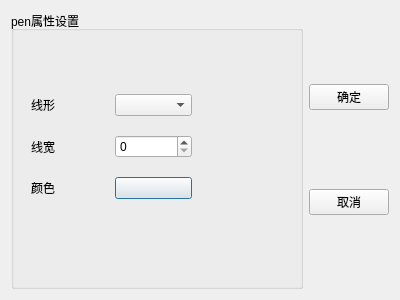
<?xml version="1.0" encoding="UTF-8"?>
<ui version="4.0">
 <class>QWDialogPen</class>
 <widget class="QDialog" name="QWDialogPen">
  <property name="geometry">
   <rect>
    <x>0</x>
    <y>0</y>
    <width>400</width>
    <height>300</height>
   </rect>
  </property>
  <property name="windowTitle">
   <string>Dialog</string>
  </property>
  <layout class="QHBoxLayout" name="horizontalLayout" stretch="1,0">
   <item>
    <widget class="QGroupBox" name="groupBox">
     <property name="title">
      <string>pen属性设置</string>
     </property>
     <widget class="QWidget" name="">
      <property name="geometry">
       <rect>
        <x>20</x>
        <y>70</y>
        <width>161</width>
        <height>131</height>
       </rect>
      </property>
      <layout class="QGridLayout" name="gridLayout">
       <item row="0" column="0">
        <widget class="QLabel" name="label">
         <property name="text">
          <string>线形</string>
         </property>
        </widget>
       </item>
       <item row="0" column="1">
        <widget class="QComboBox" name="comboPenStyle"/>
       </item>
       <item row="1" column="0">
        <widget class="QLabel" name="label_2">
         <property name="text">
          <string>线宽</string>
         </property>
        </widget>
       </item>
       <item row="1" column="1">
        <widget class="QSpinBox" name="spinWidth"/>
       </item>
       <item row="2" column="0">
        <widget class="QLabel" name="label_3">
         <property name="text">
          <string>颜色</string>
         </property>
        </widget>
       </item>
       <item row="2" column="1">
        <widget class="QPushButton" name="btnColor">
         <property name="text">
          <string/>
         </property>
         <property name="autoDefault">
          <bool>true</bool>
         </property>
        </widget>
       </item>
      </layout>
     </widget>
    </widget>
   </item>
   <item>
    <layout class="QVBoxLayout" name="verticalLayout">
     <item>
      <widget class="QPushButton" name="btnOk">
       <property name="text">
        <string>确定</string>
       </property>
      </widget>
     </item>
     <item>
      <widget class="QPushButton" name="btnCancel">
       <property name="text">
        <string>取消</string>
       </property>
      </widget>
     </item>
    </layout>
   </item>
  </layout>
 </widget>
 <resources/>
 <connections>
  <connection>
   <sender>btnOk</sender>
   <signal>clicked()</signal>
   <receiver>QWDialogPen</receiver>
   <slot>accept()</slot>
   <hints>
    <hint type="sourcelabel">
     <x>297</x>
     <y>97</y>
    </hint>
    <hint type="destinationlabel">
     <x>199</x>
     <y>149</y>
    </hint>
   </hints>
  </connection>
  <connection>
   <sender>btnCancel</sender>
   <signal>clicked()</signal>
   <receiver>QWDialogPen</receiver>
   <slot>reject()</slot>
   <hints>
    <hint type="sourcelabel">
     <x>297</x>
     <y>201</y>
    </hint>
    <hint type="destinationlabel">
     <x>199</x>
     <y>149</y>
    </hint>
   </hints>
  </connection>
 </connections>
</ui>
